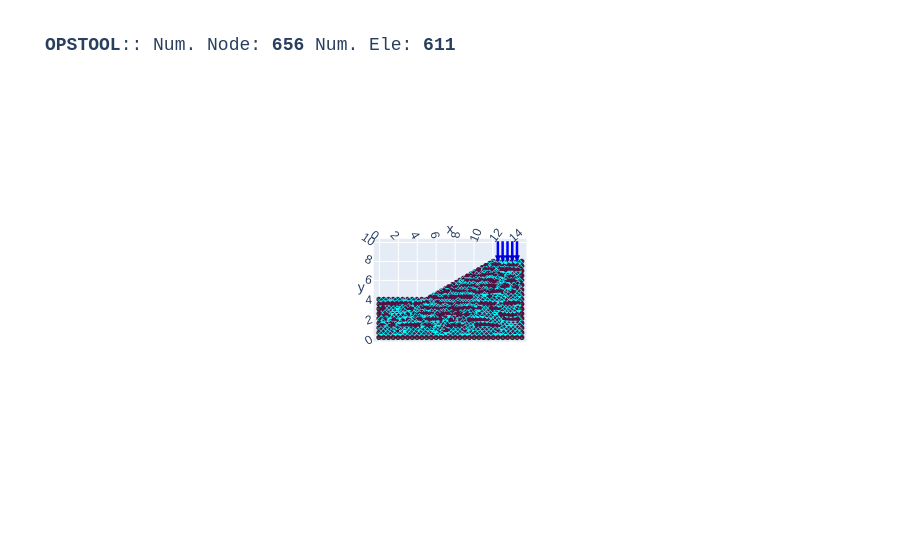

This figure's notebook cell:
### Code cell
fig = opst.vis.plotly.plot_model(show_ele_loads=True, show_nodal_loads=True, load_scale=2)
fig.show()
